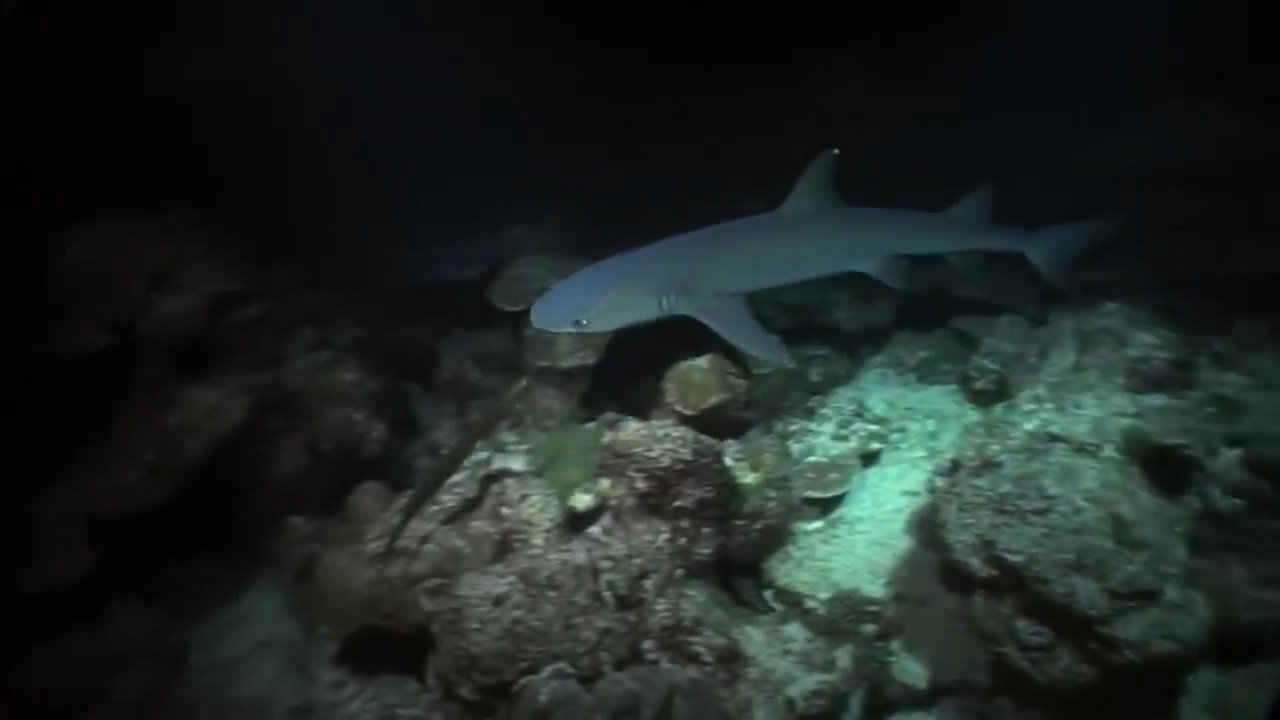
#> input picture lib/SS-UIE/data/TestU_90/input/10.jpg, 1280 x 720 px; its folder holds 4 pictures in this run
$ python prepare_dataset_fast.py lib/SS-UIE/data/TestU_90/input lib/SS-UIE/data/TestU_90/input
#> lines starting #> are read from the running program, lines starting #| are printed output that depends on the picture
#!/usr/bin/env python3
"""
Optimized dataset preparation script for training
Helps organize and verify paired images for training with parallel processing
"""

import os
import sys
import argparse
import shutil
from pathlib import Path
import logging
from PIL import Image
import numpy as np
from tqdm import tqdm
from concurrent.futures import ThreadPoolExecutor, ProcessPoolExecutor, as_completed
from functools import partial
import multiprocessing

logging.basicConfig(level=logging.INFO, format='%(asctime)s - %(levelname)s - %(message)s')
logger = logging.getLogger(__name__)


class FastDatasetPreparer:
    """Prepare and verify dataset for training with parallel processing"""

    def __init__(self, raw_dir: str, enhanced_dir: str, output_dir: str = "dataset", n_workers: int = None):
        """
        Initialize dataset preparer

        Args:
            raw_dir: Directory with raw/input images
            enhanced_dir: Directory with manually enhanced target images
            output_dir: Output directory for organized dataset
            n_workers: Number of parallel workers (default: CPU count)
        """
        self.raw_dir = Path(raw_dir)
        self.enhanced_dir = Path(enhanced_dir)
        self.output_dir = Path(output_dir)

        self.input_dir = self.output_dir / "input"
        self.target_dir = self.output_dir / "target"

        self.input_dir.mkdir(parents=True, exist_ok=True)
        self.target_dir.mkdir(parents=True, exist_ok=True)

        self.n_workers = n_workers or min(multiprocessing.cpu_count(), 8)

    def find_image_pairs(self):
        """Find matching pairs of raw and enhanced images (parallelized)"""
        raw_files = {}
        enhanced_files = {}

        extensions = ['.jpg', '.jpeg', '.png', '.tiff', '.tif', '.gpr', '.dng']

        # Parallel file scanning
        with ThreadPoolExecutor(max_workers=self.n_workers) as executor:
            # Scan raw directory
            raw_futures = []
            for ext in extensions:
                future = executor.submit(self._scan_directory, self.raw_dir, ext, ['_raw', '_cropped'])
                raw_futures.append(future)

            # Scan enhanced directory
            enhanced_futures = []
            for ext in extensions:
                future = executor.submit(self._scan_directory, self.enhanced_dir, ext, ['_enhanced', '_edited'])
                enhanced_futures.append(future)

            # Collect results
            for future in as_completed(raw_futures):
                raw_files.update(future.result())

            for future in as_completed(enhanced_futures):
                enhanced_files.update(future.result())

        common_names = set(raw_files.keys()) & set(enhanced_files.keys())

        pairs = [(raw_files[name], enhanced_files[name]) for name in common_names]

        logger.info(f"Found {len(pairs)} matching image pairs")
        logger.info(f"Raw images without pairs: {len(raw_files) - len(pairs)}")
        logger.info(f"Enhanced images without pairs: {len(enhanced_files) - len(pairs)}")

        return pairs

    def _scan_directory(self, directory: Path, extension: str, remove_suffixes: list):
        """Scan directory for files with given extension"""
        files = {}
        for f in directory.glob(f'*{extension}'):
            base_name = f.stem
            for suffix in remove_suffixes:
                base_name = base_name.replace(suffix, '')
            files[base_name] = f
        return files

    def verify_dimensions(self, pairs):
        """Verify that paired images have compatible dimensions (parallelized)"""
        valid_pairs = []
        mismatched = []

        with ThreadPoolExecutor(max_workers=self.n_workers) as executor:
            futures = {executor.submit(self._check_dimensions, pair): pair
                      for pair in pairs}

            for future in tqdm(as_completed(futures), total=len(pairs), desc="Verifying dimensions"):
                pair = futures[future]
                try:
                    result = future.result()
                    if result['match']:
                        valid_pairs.append(pair)
                    else:
                        mismatched.append(result)
                except Exception as e:
                    logger.warning(f"Error checking pair {pair[0].name}, {pair[1].name}: {e}")

        if mismatched:
            logger.warning(f"Found {len(mismatched)} pairs with mismatched dimensions:")
            for m in mismatched[:5]:
                logger.warning(f"  {m['raw']} ({m['raw_size']}) != {m['enhanced']} ({m['enhanced_size']})")

        return valid_pairs

    def _check_dimensions(self, pair):
        """Check if a pair of images has matching dimensions"""
        raw_path, enhanced_path = pair
        try:
            raw_img = Image.open(raw_path)
            enhanced_img = Image.open(enhanced_path)

            if raw_img.size == enhanced_img.size:
                return {'match': True}
            else:
                return {
                    'match': False,
                    'raw': raw_path.name,
                    'raw_size': raw_img.size,
                    'enhanced': enhanced_path.name,
                    'enhanced_size': enhanced_img.size
                }
        except Exception as e:
            raise e

    def copy_pairs(self, pairs, symlink=False, use_hardlink=False):
        """Copy or link paired images to dataset directory (parallelized)"""

        if symlink:
            copy_func = self._create_symlink
        elif use_hardlink:
            copy_func = self._create_hardlink
        else:
            copy_func = self._copy_file

        with ThreadPoolExecutor(max_workers=self.n_workers) as executor:
            futures = []
            for idx, pair in enumerate(pairs):
                future = executor.submit(copy_func, idx, pair)
                futures.append(future)

            for future in tqdm(as_completed(futures), total=len(pairs), desc="Organizing dataset"):
                try:
                    future.result()
                except Exception as e:
                    logger.warning(f"Error organizing file: {e}")

    def _copy_file(self, idx, pair):
        """Copy a single file pair"""
        raw_path, enhanced_path = pair
        base_name = f"img_{idx:05d}"

        input_dest = self.input_dir / f"{base_name}{raw_path.suffix}"
        target_dest = self.target_dir / f"{base_name}{enhanced_path.suffix}"

        shutil.copy(raw_path, input_dest)  # Using copy instead of copy2 (faster)
        shutil.copy(enhanced_path, target_dest)

    def _create_symlink(self, idx, pair):
        """Create symlinks for a file pair"""
        raw_path, enhanced_path = pair
        base_name = f"img_{idx:05d}"

        input_dest = self.input_dir / f"{base_name}{raw_path.suffix}"
        target_dest = self.target_dir / f"{base_name}{enhanced_path.suffix}"

        if input_dest.exists():
            input_dest.unlink()
        if target_dest.exists():
            target_dest.unlink()

        input_dest.symlink_to(raw_path.absolute())
        target_dest.symlink_to(enhanced_path.absolute())

    def _create_hardlink(self, idx, pair):
        """Create hard links for a file pair (same filesystem only)"""
        raw_path, enhanced_path = pair
        base_name = f"img_{idx:05d}"

        input_dest = self.input_dir / f"{base_name}{raw_path.suffix}"
        target_dest = self.target_dir / f"{base_name}{enhanced_path.suffix}"

        if input_dest.exists():
            input_dest.unlink()
        if target_dest.exists():
            target_dest.unlink()

        os.link(raw_path, input_dest)
        os.link(enhanced_path, target_dest)

    def analyze_dataset(self, pairs):
        """Analyze dataset statistics (parallelized sampling)"""
        logger.info("\nDataset Statistics:")
        logger.info(f"Total pairs: {len(pairs)}")

        if pairs:
            sample_size = min(100, len(pairs))
            sample_pairs = pairs[:sample_size]

            with ThreadPoolExecutor(max_workers=self.n_workers) as executor:
                futures = {executor.submit(self._get_image_stats, pair[0]): pair
                          for pair in sample_pairs}

                stats = []
                for future in as_completed(futures):
                    try:
                        result = future.result()
                        if result:
                            stats.append(result)
                    except:
                        pass

            if stats:
                widths = [s['width'] for s in stats]
                heights = [s['height'] for s in stats]
                aspects = [s['aspect'] for s in stats]

                logger.info(f"Image dimensions (sample of {len(stats)}:")
                logger.info(f"  Width: min={min(widths)}, max={max(widths)}, mean={np.mean(widths):.0f}")
                logger.info(f"  Height: min={min(heights)}, max={max(heights)}, mean={np.mean(heights):.0f}")
                logger.info(f"  Aspect ratio: min={min(aspects):.2f}, max={max(aspects):.2f}, mean={np.mean(aspects):.2f}")

        train_size = int(0.8 * len(pairs))
        val_size = len(pairs) - train_size
        logger.info(f"\nSuggested split (80/20):")
        logger.info(f"  Training: {train_size} pairs")
        logger.info(f"  Validation: {val_size} pairs")

    def _get_image_stats(self, image_path):
        """Get statistics for a single image"""
        try:
            img = Image.open(image_path)
            w, h = img.size
            return {'width': w, 'height': h, 'aspect': w / h}
        except:
            return None

    def create_split_file(self, pairs, split_ratio=0.8):
        """Create train/val split file"""
        n_train = int(len(pairs) * split_ratio)

        indices = list(range(len(pairs)))
        np.random.shuffle(indices)

        train_indices = sorted(indices[:n_train])
        val_indices = sorted(indices[n_train:])

        split_file = self.output_dir / 'split.txt'
        with open(split_file, 'w') as f:
            f.write(f"# Training indices (n={len(train_indices)})\n")
            f.write(','.join(map(str, train_indices)) + '\n')
            f.write(f"# Validation indices (n={len(val_indices)})\n")
            f.write(','.join(map(str, val_indices)) + '\n')

        logger.info(f"Created split file: {split_file}")

    def prepare(self, symlink=False, use_hardlink=False, verify_dims=True):
        """Main preparation pipeline"""
        logger.info(f"Starting dataset preparation with {self.n_workers} workers...")

        pairs = self.find_image_pairs()

        if not pairs:
            logger.error("No matching pairs found!")
            return

        if verify_dims:
            pairs = self.verify_dimensions(pairs)

        self.copy_pairs(pairs, symlink=symlink, use_hardlink=use_hardlink)
        self.analyze_dataset(pairs)
        self.create_split_file(pairs)

        logger.info(f"\nDataset prepared successfully!")
        logger.info(f"Input directory: {self.input_dir}")
        logger.info(f"Target directory: {self.target_dir}")
        logger.info(f"\nTo train, run:")
        logger.info(f"  python train.py --config config.yaml")


def main():
    parser = argparse.ArgumentParser(description="Fast dataset preparation for training")
    parser.add_argument('raw_dir', type=str,
                        help='Directory with raw/input images')
    parser.add_argument('enhanced_dir', type=str,
                        help='Directory with enhanced/target images')
    parser.add_argument('--output', type=str, default='dataset',
                        help='Output directory for organized dataset')
    parser.add_argument('--symlink', action='store_true',
                        help='Create symlinks instead of copying files')
    parser.add_argument('--hardlink', action='store_true',
                        help='Create hard links instead of copying (faster, same filesystem only)')
    parser.add_argument('--no-verify', action='store_true',
                        help='Skip dimension verification')
    parser.add_argument('--workers', type=int, default=None,
                        help='Number of parallel workers (default: CPU count, max 8)')

    args = parser.parse_args()

    if args.symlink and args.hardlink:
        logger.error("Cannot use both --symlink and --hardlink")
        sys.exit(1)

    preparer = FastDatasetPreparer(args.raw_dir, args.enhanced_dir, args.output, args.workers)
    preparer.prepare(symlink=args.symlink, use_hardlink=args.hardlink, verify_dims=not args.no_verify)
#> in _check_dimensions, raw_img is the input picture: PIL image 1280x720 RGB; mean R, G, B 28.5, 36.6, 33.9
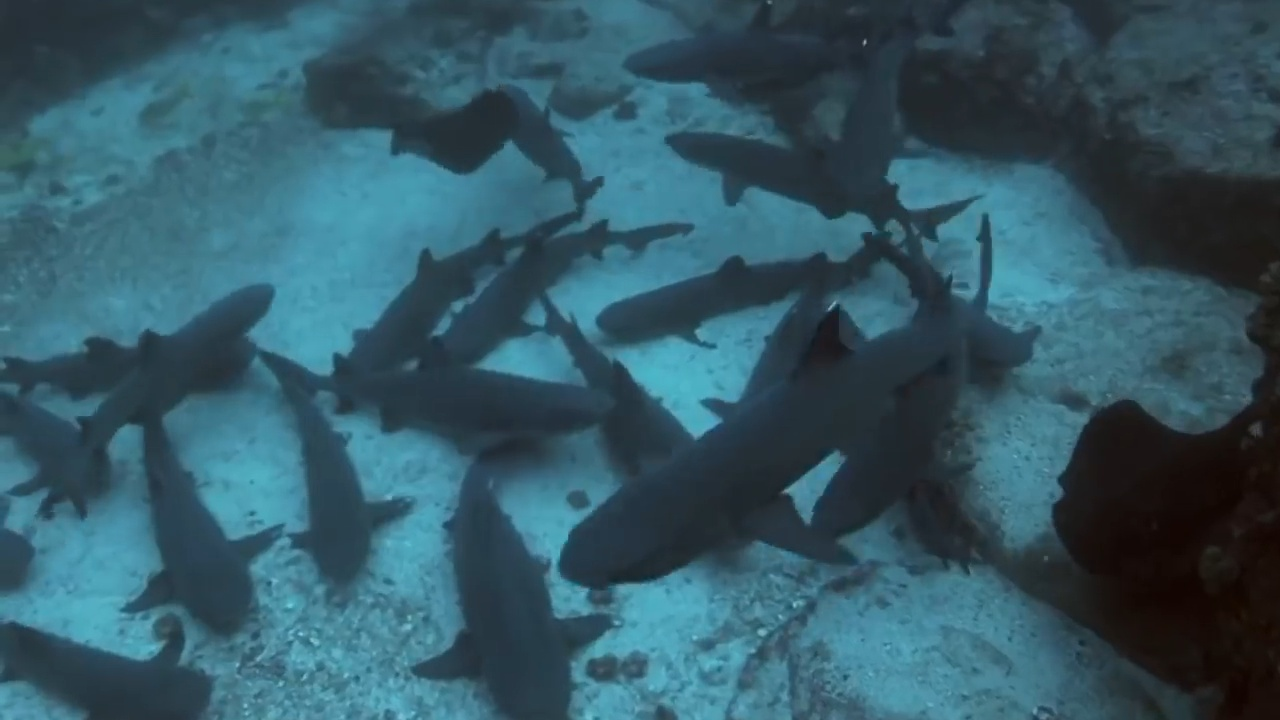
#> input picture lib/SS-UIE/data/TestU_90/input/11.jpg, 1280 x 720 px
#> in _check_dimensions, raw_img is the input picture: PIL image 1280x720 RGB; mean R, G, B 51.9, 88.3, 101.2
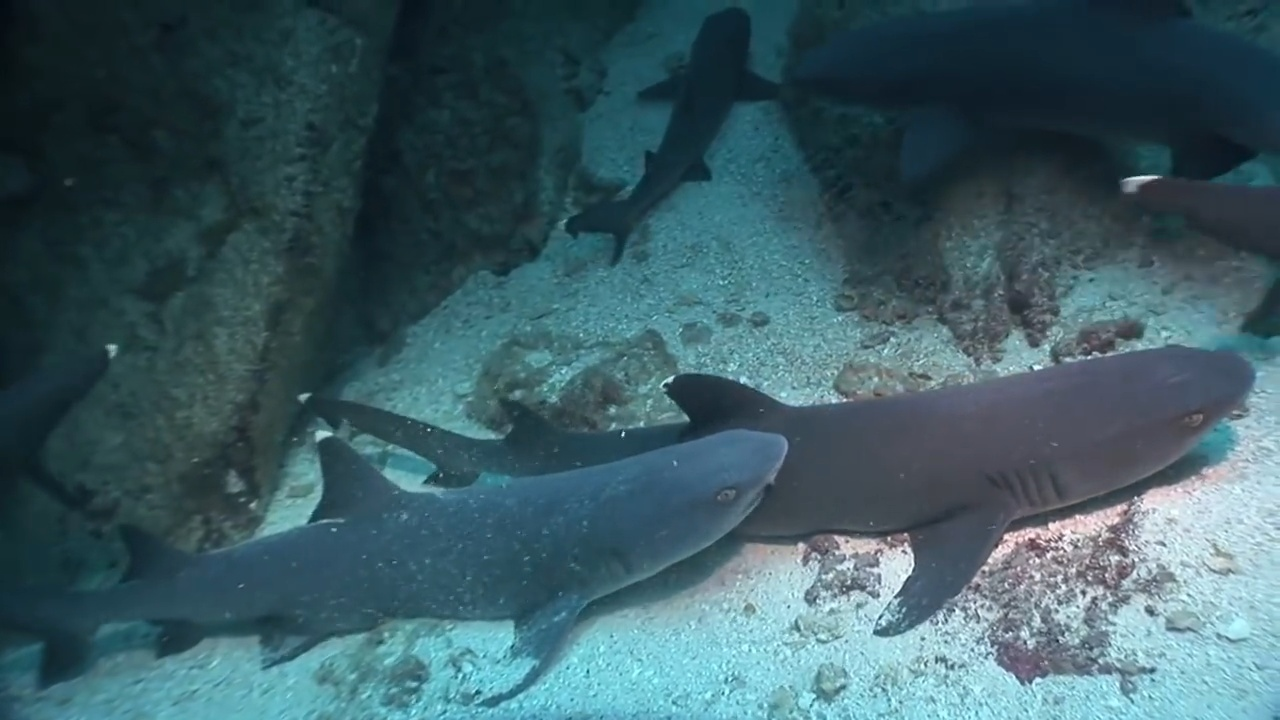
#> input picture lib/SS-UIE/data/TestU_90/input/12.jpg, 1280 x 720 px
#> in _check_dimensions, raw_img is the input picture: PIL image 1280x720 RGB; mean R, G, B 61.2, 92.5, 100.8
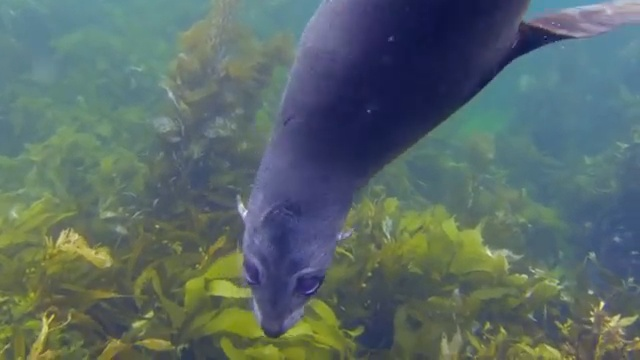
#> input picture lib/SS-UIE/data/TestU_90/input/1.jpg, 640 x 360 px
#> in _check_dimensions, raw_img is the input picture: PIL image 640x360 RGB; mean R, G, B 89.8, 105.9, 104.3


if __name__ == "__main__":
    main()
